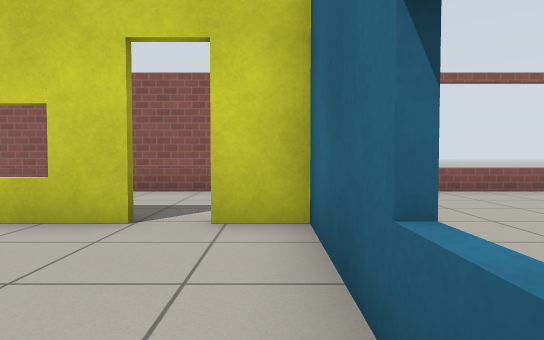
View 1 (above)

24 first-person views from a walk through a robot-simulator world made for Gazebo. The camera is 0.72 m above the floor, tilts 2° down and sees 75° across. The floor is counted in squares, 1 m on a side. Each view is taken from the middle of a square. On the plan, view 1 faces up. The plan holds only what a view shows up to about 11 squares ahead; the rest is blank. Gazebo's built-in surfaces are drawn with simple patterns.

View 2
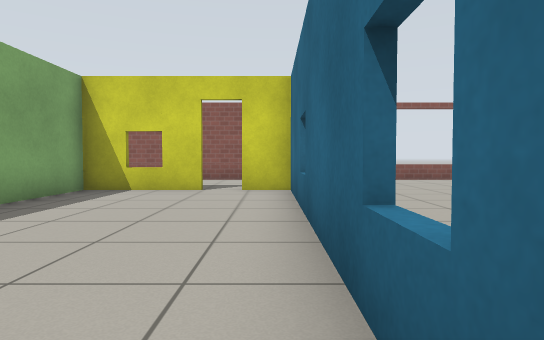

View 3
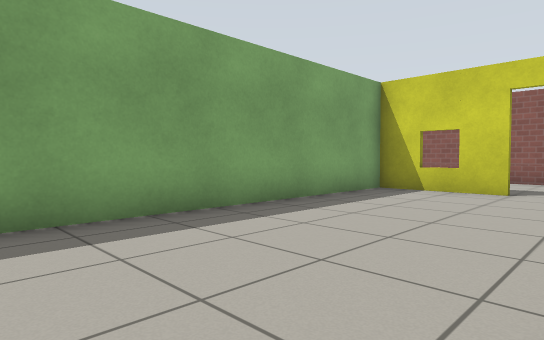

View 4
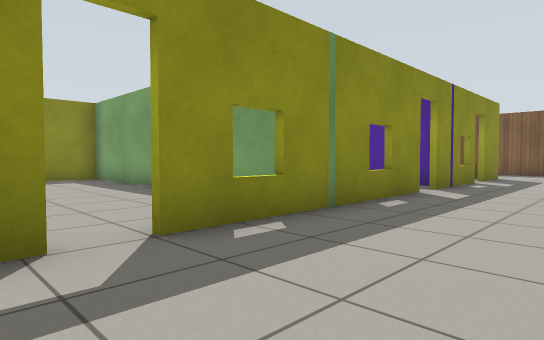

View 5
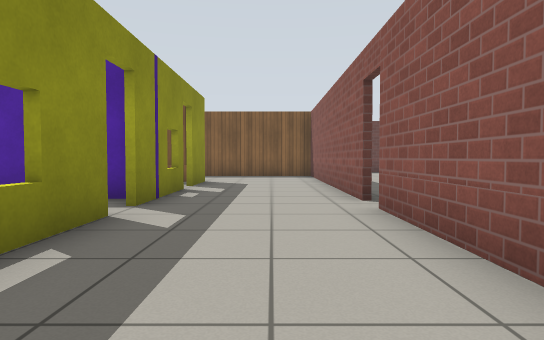

View 6
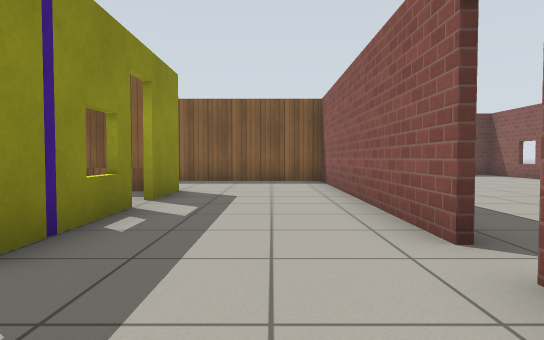

View 7
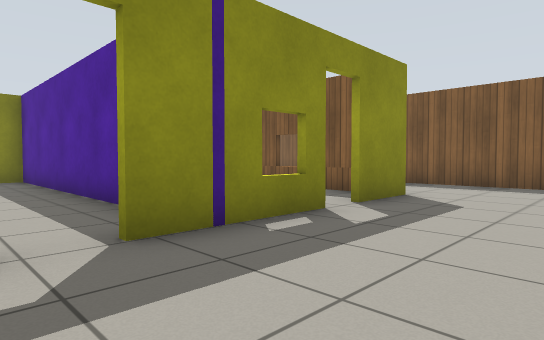

View 8
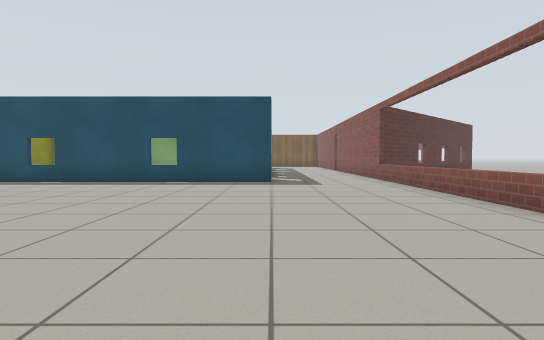

View 9
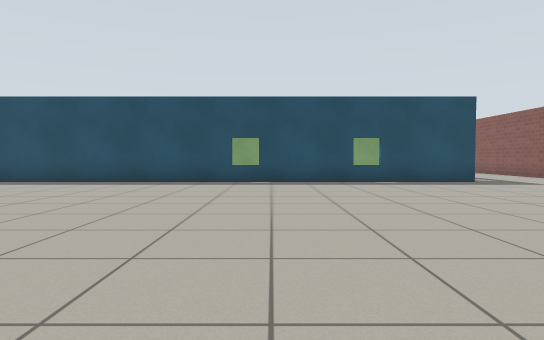

View 10
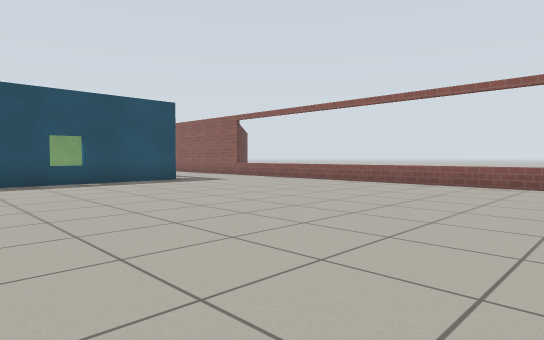

View 11
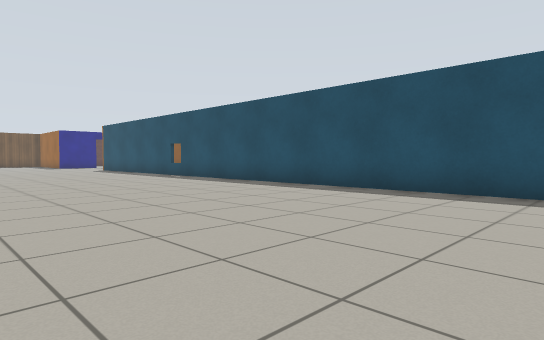

View 12
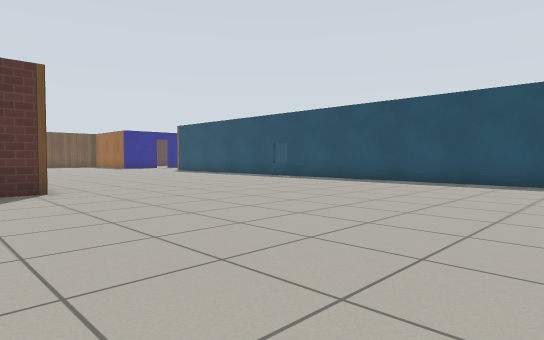

View 13
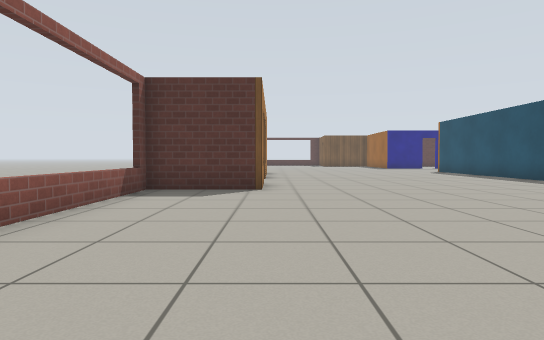

View 14
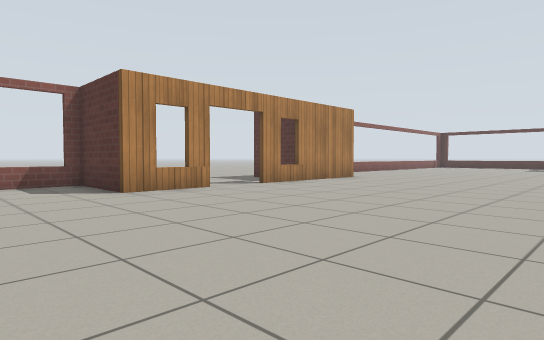

View 15
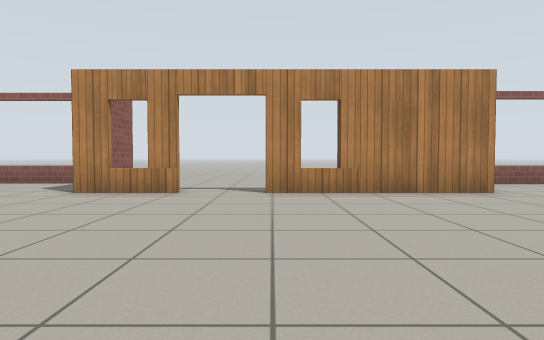

View 16
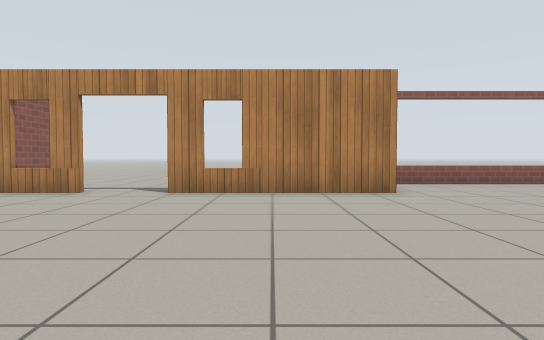

View 17
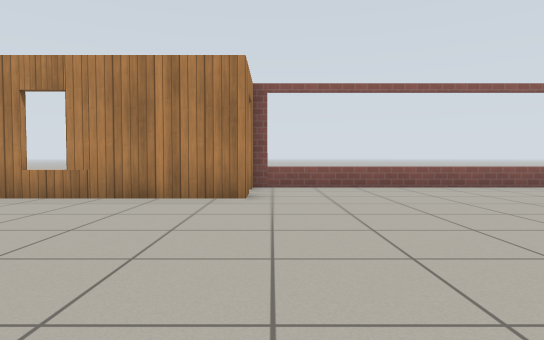

View 18
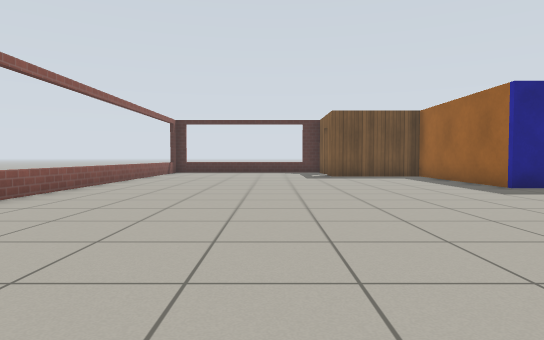

View 19
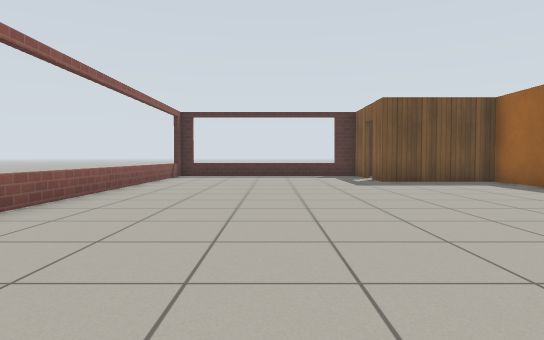

View 20
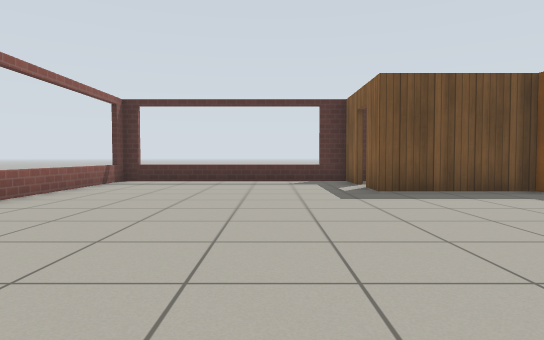

View 21
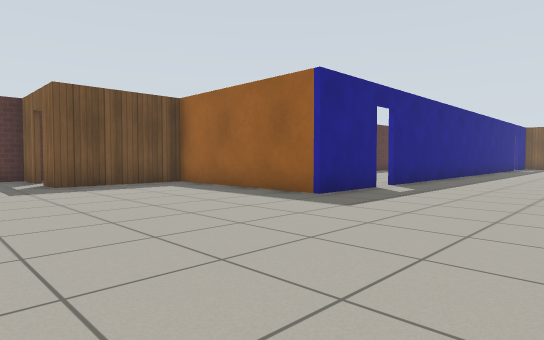

View 22
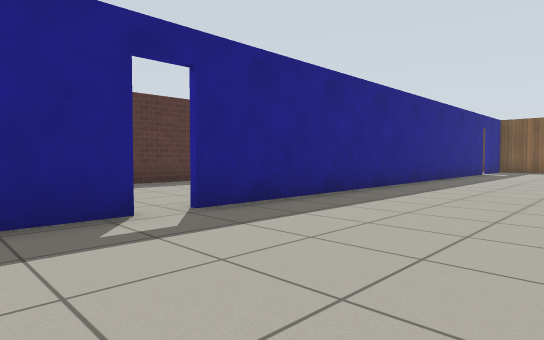

View 23
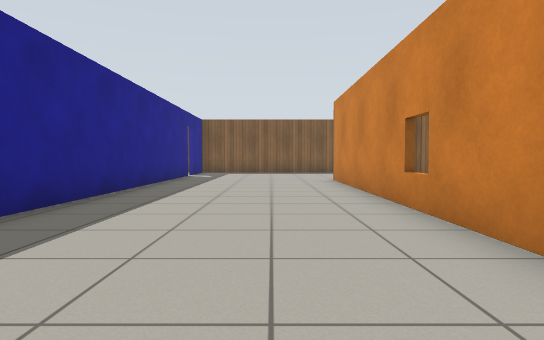

View 24
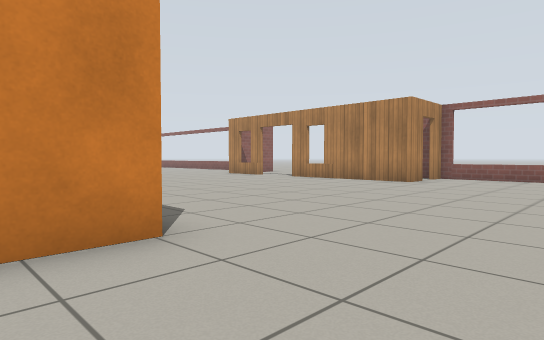

### Floor plan
Points are (right, up) in squares from view 1. A wall is a line through its corners. A room is listed if a view was taken in it or the views show most of it. See-through windows are left out.
Room 1 (views 1, 2, 3)
walls: (-1.5, 3.8) (-4.2, 3.8) (-4.2, -4.5); (0.4, -3.5) (0.4, 3.8) (-0.7, 3.8); (-3.3, -5.4) (-2.6, -5.4)
ways out: open door at (-1, 4) to room 2
Room 2 (views 4, 5, 6, 7, 8, 9, 10, 11, 12, 13, 14, 15, 16, 17, 18, 19, 20, 21, 22, 23, 24)
walls: (-4.5, -25) (-13, -25); (0.6, -25) (-0.6, -25); (9.2, -17.1) (9.2, -14.9) (11.8, -14.9) (11.8, -10.6); (10.1, -23.5) (9.2, -23.5) (9.2, -18.9); (-1, -30.3) (1.4, -30.3) (1.4, -35.5) (4.7, -35.5) (4.7, -36.6); (0.6, 4) (0.6, -12.2); (-7.4, 4) (-1.5, 4); (-13, -30.3) (-1.8, -30.3); (-11.1, 4) (-8.2, 4); (-13.7, 4) (-11.9, 4); (-8.9, 7.5) (-16.8, 7.5) (-16.8, 2.5); (4.7, -37.4) (4.7, -39); (9.7, 7.5) (-8, 7.5); (4, -38.9) (11.6, -38.9) (11.6, -23.5)
ways out: open door at (-1, 4) to room 1; open door at (-11.5, 4); open door at (-8.5, 8); open door at (-8, 4); open door at (-1.5, -30); open door at (5, -37); open door at (9, -17.5); open door at (10.5, -23.5)

Positions as (right, up) in squares from view 1, and headings:
1: (0, 0), facing up
2: (0, -4), facing up
3: (0, -4), facing up-left
4: (0, 7), facing down-left
5: (-3, 6), facing left
6: (-6, 6), facing left
7: (-7, 7), facing down-left
8: (11, 4), facing left
9: (11, -2), facing left
10: (11, -2), facing up-left
11: (8, -4), facing down-left
12: (11, -7), facing down-left
13: (9, -7), facing down
14: (2, -12), facing down-right
15: (2, -19), facing right
16: (2, -21), facing right
17: (3, -24), facing right
18: (7, -22), facing down
19: (8, -25), facing down
20: (7, -28), facing down
21: (7, -26), facing down-left
22: (1, -26), facing down-left
23: (-2, -27), facing left
24: (-1, -28), facing up-right
